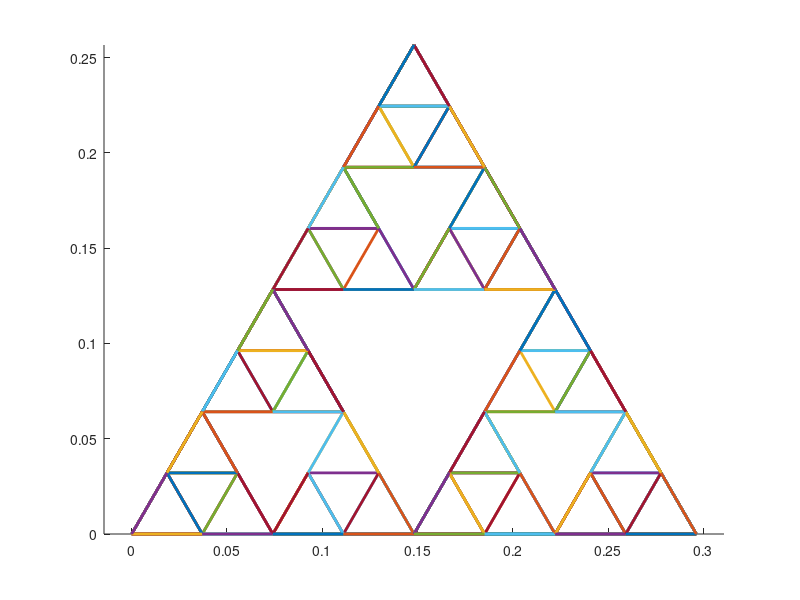

MATLAB code for this plot:
S='F+F+F';%初始元
p='F+F+F+FF';%生成元
a=2*pi/3;%转角
z=0;
A=eps;%起点与方向角
for k=2:4 %迭代次数
    S=strrep(S,'F',p); %用生成元替代初始元
    n=(1/3)^(k-1);%压缩比
end
figure;
axis equal;
hold on
for k=1:length(S);%画图
    switch S(k);
        case 'F'
            plot([z,z+n*exp(i*A)],'linewidth',2);
            z=z+n*exp(i*A);%新起点
        case '+'
            A=A+a;
        otherwise
    end%退出
end

